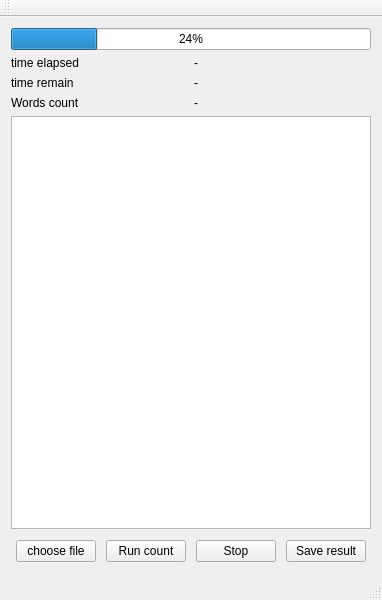
<?xml version="1.0" encoding="UTF-8"?>
<ui version="4.0">
 <class>CountingWordMWindow</class>
 <widget class="QMainWindow" name="CountingWordMWindow">
  <property name="geometry">
   <rect>
    <x>0</x>
    <y>0</y>
    <width>358</width>
    <height>600</height>
   </rect>
  </property>
  <property name="windowTitle">
   <string>CountingWordMWindow</string>
  </property>
  <widget class="QWidget" name="centralWidget">
   <layout class="QVBoxLayout" name="verticalLayout_3">
    <item>
     <widget class="QProgressBar" name="progressBar">
      <property name="value">
       <number>24</number>
      </property>
     </widget>
    </item>
    <item>
     <layout class="QHBoxLayout" name="horizontalLayout_2">
      <item>
       <layout class="QVBoxLayout" name="verticalLayout">
        <item>
         <widget class="QLabel" name="labelTimeElapsedStatic">
          <property name="text">
           <string>time elapsed</string>
          </property>
         </widget>
        </item>
        <item>
         <widget class="QLabel" name="labelTimeRemainStatic">
          <property name="text">
           <string>time remain</string>
          </property>
         </widget>
        </item>
        <item>
         <widget class="QLabel" name="labelWordCountStatic">
          <property name="text">
           <string>Words count</string>
          </property>
         </widget>
        </item>
       </layout>
      </item>
      <item>
       <layout class="QVBoxLayout" name="verticalLayout_2">
        <property name="leftMargin">
         <number>0</number>
        </property>
        <item>
         <widget class="QLabel" name="labelTimeElapsed">
          <property name="text">
           <string>-</string>
          </property>
         </widget>
        </item>
        <item>
         <widget class="QLabel" name="labelTimeRemain">
          <property name="text">
           <string>-</string>
          </property>
         </widget>
        </item>
        <item>
         <widget class="QLabel" name="labelWordCount">
          <property name="text">
           <string>-</string>
          </property>
         </widget>
        </item>
       </layout>
      </item>
     </layout>
    </item>
    <item>
     <widget class="QTableView" name="tablePopularWords">
      <attribute name="horizontalHeaderVisible">
       <bool>false</bool>
      </attribute>
      <attribute name="verticalHeaderVisible">
       <bool>false</bool>
      </attribute>
     </widget>
    </item>
    <item>
     <layout class="QHBoxLayout" name="horizontalLayout">
      <property name="spacing">
       <number>10</number>
      </property>
      <property name="margin">
       <number>5</number>
      </property>
      <item>
       <widget class="QPushButton" name="buttonChooseFile">
        <property name="text">
         <string>choose file</string>
        </property>
       </widget>
      </item>
      <item>
       <widget class="QPushButton" name="buttonRun">
        <property name="text">
         <string>Run count</string>
        </property>
        <property name="flat">
         <bool>false</bool>
        </property>
       </widget>
      </item>
      <item>
       <widget class="QPushButton" name="buttonStop">
        <property name="text">
         <string>Stop</string>
        </property>
       </widget>
      </item>
      <item>
       <widget class="QPushButton" name="buttonSaveResult">
        <property name="text">
         <string>Save result</string>
        </property>
       </widget>
      </item>
     </layout>
    </item>
   </layout>
  </widget>
  <widget class="QMenuBar" name="menuBar">
   <property name="geometry">
    <rect>
     <x>0</x>
     <y>0</y>
     <width>358</width>
     <height>21</height>
    </rect>
   </property>
  </widget>
  <widget class="QToolBar" name="mainToolBar">
   <attribute name="toolBarArea">
    <enum>TopToolBarArea</enum>
   </attribute>
   <attribute name="toolBarBreak">
    <bool>false</bool>
   </attribute>
  </widget>
  <widget class="QStatusBar" name="statusBar"/>
 </widget>
 <layoutdefault spacing="6" margin="11"/>
 <resources/>
 <connections/>
</ui>
